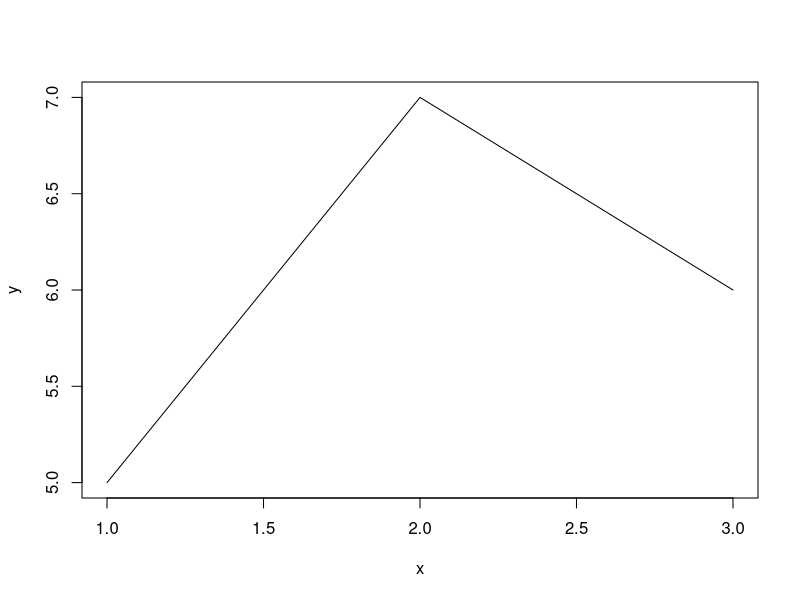

This chart was generated by the following R code:
## ---- chunk 1
knitr::opts_chunk$set(echo = TRUE)
## ---- chunk 2
# install.packages("reticulate")
## ---- chunk 3
x = c(1,2,3)
y = c(5, 7, 6)
graphics::plot(x, y, 'l')
